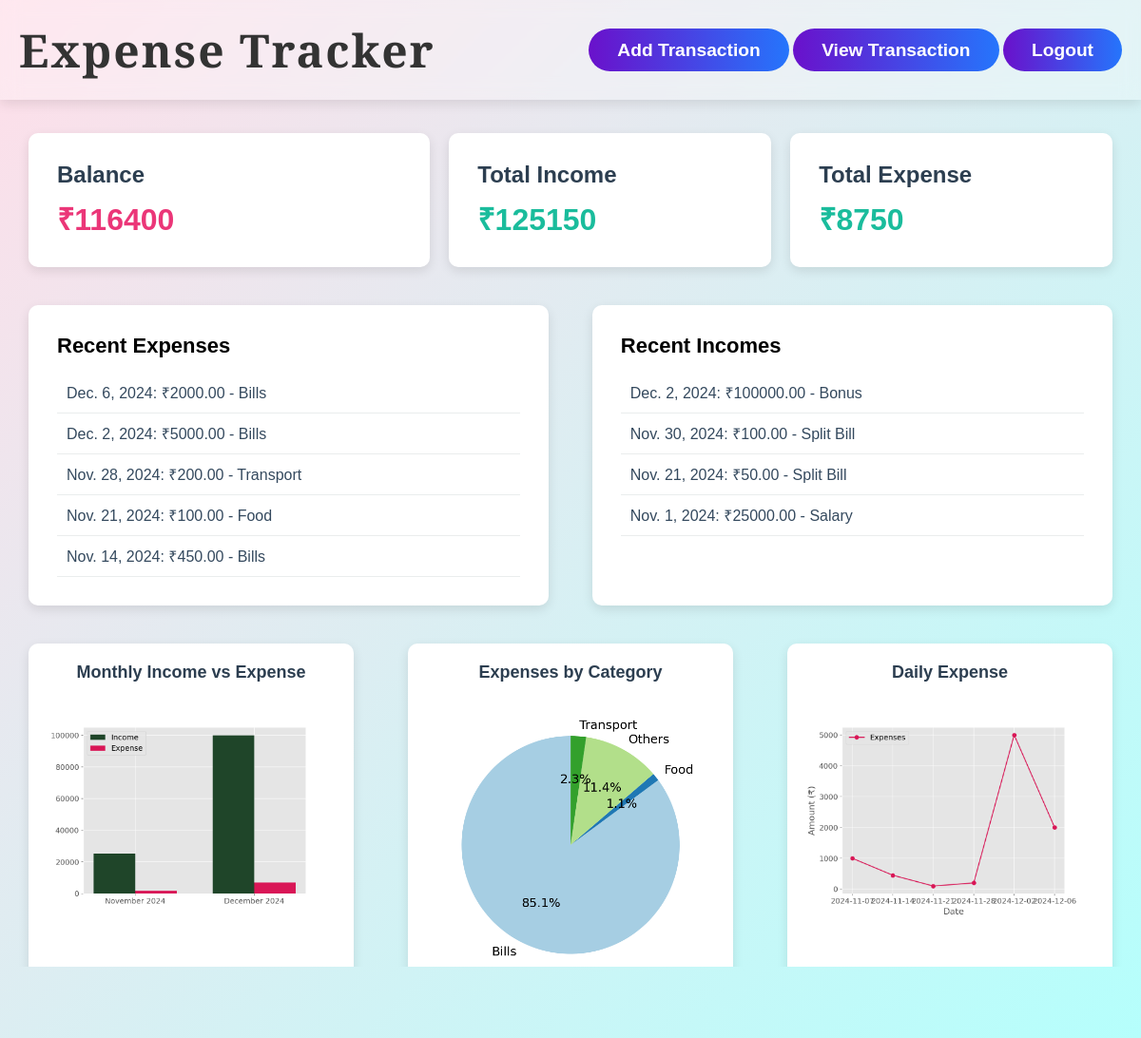
The page /dashboard/ (signed in) on the database its author committed.
### app/models.py (models this page shows, shortened)
class Expense(models.Model):
    CATEGORY_CHOICES = [
        ('Food', 'Food'),
        ('Transport', 'Transport'),
        ('Entertainment', 'Entertainment'),
        ('Bills', 'Bills'),
        ('Others', 'Others'),
    ]
    user = models.ForeignKey(User, on_delete=models.CASCADE)
    amount = models.DecimalField(max_digits=10, decimal_places=2)
    category = models.CharField(max_length=100, choices=CATEGORY_CHOICES)
    date = models.DateField()

class Income(models.Model):
    user = models.ForeignKey(User, on_delete=models.CASCADE)
    amount = models.DecimalField(max_digits=10, decimal_places=2)
    source = models.CharField(max_length=100)
    date = models.DateField()

### app/views.py (the view)
# urls.py: path('dashboard/', views.dashboard, name='dashboard'),
@login_required
def dashboard(request):
    total_income = Income.objects.filter(user=request.user).aggregate(Sum('amount'))['amount__sum'] or 0
    total_expense = Expense.objects.filter(user=request.user).aggregate(Sum('amount'))['amount__sum'] or 0
    balance = total_income - total_expense
    recent_incomes = Income.objects.filter(user=request.user).order_by('-date')[:5]
    recent_expenses = Expense.objects.filter(user=request.user).order_by('-date')[:5]
    expense_chart = generate_expense_chart(request.user)
    monthly_chart = generate_monthly_comparison_chart(request.user)
    daily_chart = generate_daily_spending_chart(request.user)
    return render(request, 'dashboard.html', {
        'balance': balance,
        'total_income': total_income,
        'total_expense': total_expense,
        'recent_incomes': recent_incomes,
        'recent_expenses': recent_expenses,
        'expense_chart': expense_chart,
        'monthly_chart': monthly_chart,
        'daily_chart': daily_chart,
    })

### app/charts.py (called while the page is built)
def set_chart_style():
    plt.style.use('ggplot')  # Use a clean style
    plt.rcParams['font.size'] = 12  # Set default font size
    plt.rcParams['axes.labelsize'] = 14  # Label size
    plt.rcParams['xtick.labelsize'] = 12  # X-tick label size
    plt.rcParams['ytick.labelsize'] = 12  # Y-tick label size

def generate_expense_chart(user):
    set_chart_style()
    expenses = Expense.objects.filter(user=user).values('category').annotate(total=Sum('amount'))
    categories = [expense['category'] for expense in expenses]
    totals = [expense['total'] for expense in expenses]
    if not categories:
        categories = ['No Data']
        totals = [1]
    plt.pie(totals, labels=categories, autopct='%1.1f%%', startangle=90, colors=plt.cm.Paired.colors)
    buffer = BytesIO()
    plt.savefig(buffer, format='png', bbox_inches='tight', dpi=150)
    buffer.seek(0)
    chart = base64.b64encode(buffer.getvalue()).decode('utf-8')
    buffer.close()
    plt.close()  # Close the figure to free memory
    return chart

def generate_daily_spending_chart(user):
    set_chart_style()
    expenses = Expense.objects.filter(user=user).values('date').annotate(total=Sum('amount')).order_by('date')
    dates = [expense['date'].strftime('%Y-%m-%d') for expense in expenses]
    totals = [expense['total'] for expense in expenses]
    if not dates:
        dates = ['No Data']
        totals = [0]
    fig, ax = plt.subplots()
    ax.plot(dates, totals, marker='o', color='#D91656', label='Expenses')
    ax.set_xlabel('Date', fontsize=14)
    ax.set_ylabel('Amount (₹)', fontsize=14)
    ax.legend()
    ax.grid(True)
    buffer = BytesIO()
    plt.savefig(buffer, format='png', dpi=150)
    buffer.seek(0)
    chart = base64.b64encode(buffer.getvalue()).decode('utf-8')
    buffer.close()
    plt.close()
    return chart

### app/templates/dashboard.html (shortened to what this page needs)
<!DOCTYPE html>
<html lang="en">
<head>
</head>
<body>
    <header>
        <h1>Expense Tracker</h1>
        <div class="header-buttons">
            <a href="{% url 'transaction' %}">Add Transaction</a>
            <a href="{% url 'filter_transactions' %}">View Transaction</a>
            <a href="{% url 'logout' %}">Logout</a>
        </div>
    </header>
    <div class="overview">
        <div class="card balance">
            <h3>Balance</h3>
            <p>₹{{ balance }}</p>
        </div>
        <div class="card">
            <h3>Total Income</h3>
            <p>₹{{ total_income }}</p>
        </div>
        <div class="card">
            <h3>Total Expense</h3>
            <p>₹{{ total_expense }}</p>
        </div>
    </div>
    <div class="transactions">
        <div class="card">
            <h3>Recent Expenses</h3>
            <ul>
                {% for expense in recent_expenses %}
                    <li>{{ expense.date }}: ₹{{ expense.amount }} - {{ expense.category }}</li>
                {% endfor %}
            </ul>
        </div>
        <div class="card">
            <h3>Recent Incomes</h3>
            <ul>
                {% for income in recent_incomes %}
                    <li>{{ income.date }}: ₹{{ income.amount }} - {{ income.source }}</li>
                {% endfor %}
            </ul>
        </div>
    </div>
    <div class="charts-container">
        <div class="chart-card">
            <h4>Monthly Income vs Expense</h4>
            <img alt="Monthly Income vs Expense">
        </div>
        <div class="chart-card">
            <h4>Expenses by Category</h4>
            <img alt="Expense by Category">
        </div>
        <div class="chart-card">
            <h4>Daily Expense</h4>
            <img alt="Daily Expense">
        </div>
    </div>
</body>
</html>

### app/templates/dashboard.html (style rules this page uses)
* { margin: 0; padding: 0; box-sizing: border-box; }
body { font-family: 'Montserrat', sans-serif; background: linear-gradient(135deg, #FFDEE9, #B5FFFC); min-height: 100vh; display: flex; flex-direction: column; align-items: center; justify-content: flex-start; overflow-x: hidden; overflow-y: auto; padding-top: 80px; background-attachment: fixed; }
header { width: 100%; padding: 20px; background: rgba(255, 255, 255, 0.3); backdrop-filter: blur(10px); display: flex; justify-content: space-between; align-items: center; position: fixed; top: 0; left: 0; right: 0; box-shadow: 0 4px 12px rgba(0, 0, 0, 0.1); z-index: 10; }
header h1 { font-family: 'Playfair Display', serif; font-size: 3rem; color: #333; letter-spacing: 2px; animation: fadeIn 1.2s ease-out; }
.header-buttons a { padding: 12px 30px; font-size: 1.2rem; font-weight: 600; border: none; border-radius: 50px; background: linear-gradient(90deg, #6A11CB, #2575FC); color: #fff; cursor: pointer; transition: transform 0.3s, box-shadow 0.3s, color 0.3s; text-decoration: none; }
.overview { display: flex; justify-content: space-between; margin-top: 60px; margin-bottom: 40px; width: 95%; gap: 20px; }
.overview .card { background-color: #ffffff; padding: 30px; border-radius: 10px; width: 32%; box-shadow: 0 4px 12px rgba(0, 0, 0, 0.1); transition: transform 0.3s, box-shadow 0.3s; }
.overview .card.balance { width: 40%; }
.overview .card h3 { font-size: 24px; color: #2C3E50; margin-bottom: 10px; }
.overview .card p { font-size: 32px; color: #1ABC9C; font-weight: bold; }
.overview .card.balance p { font-size: 32px; color: #EB3678; font-weight: bold; }
.transactions { display: flex; justify-content: space-between; margin-bottom: 40px; gap: 20px; width: 95%; }
.transactions .card { background-color: #ffffff; padding: 30px; border-radius: 10px; width: 48%; box-shadow: 0 4px 12px rgba(0, 0, 0, 0.1); }
.transactions .card h3 { font-size: 22px; margin-bottom: 15px; }
.transactions .card ul { list-style-type: none; padding: 0; }
.transactions .card li { padding: 10px; border-bottom: 1px solid #EAEDED; color: #34495E; }
.charts-container { display: flex; justify-content: space-between; flex-wrap: wrap; gap: 15px; margin-bottom: 30px; width: 95%; }
.chart-card { background-color: #ffffff; padding: 20px; border-radius: 10px; width: 30%; box-shadow: 0 4px 12px rgba(0, 0, 0, 0.1); transition: transform 0.3s, box-shadow 0.3s; }
.chart-card h4 { font-size: 18px; margin-bottom: 20px; color: #2C3E50; text-align: center; }
.chart-card img { width: 100%; border-radius: 10px; height: auto; }

### rows shown on the page
Expense: date "Dec. 6, 2024", amount "2000.00", category "Bills"
Expense: date "Dec. 2, 2024", amount "5000.00", category "Bills"
Expense: date "Nov. 28, 2024", amount "200.00", category "Transport"
Expense: date "Nov. 21, 2024", amount "100.00", category "Food"
Expense: date "Nov. 14, 2024", amount "450.00", category "Bills"
Income: date "Dec. 2, 2024", amount "100000.00", source "Bonus"
Income: date "Nov. 30, 2024", amount "100.00", source "Split Bill"
Income: date "Nov. 21, 2024", amount "50.00", source "Split Bill"
Income: date "Nov. 1, 2024", amount "25000.00", source "Salary"

### other values the page prints
{{ balance }} "116400"
{{ total_income }} "125150"
{{ total_expense }} "8750"
